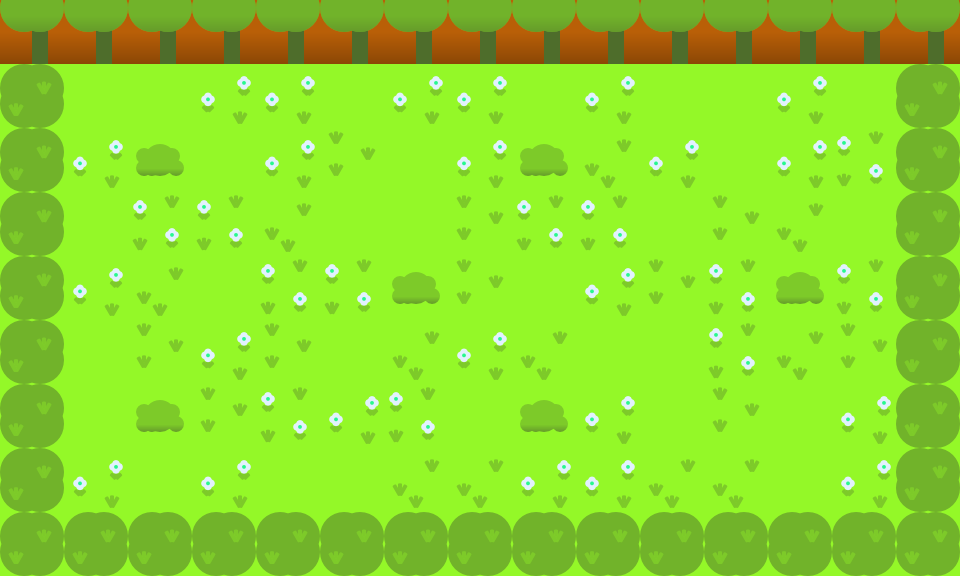

Below is a game level as drawn by its tile map, then a one-line description and the .tmx that defines it (tile-layer data replaced by summaries):
An orthogonal 15x9 tile map with 64x64 px tiles, 1 tile layer (Floor) and 31 objects (10x centre, 5x top, 5x bottom, 2x top-corner, 2x left-side, ...).

<map version="1.0" orientation="orthogonal" width="15" height="9" tilewidth="64" tileheight="64">
 <tileset firstgid="1" name="tileset" tilewidth="64" tileheight="64">
  <image source="../tileset.png" width="384" height="128" />
 </tileset>
 <layer name="Floor" width="15" height="9">
  <data>[135 cells, 135 non-empty, 8 distinct tile ids]</data>
 </layer>
 <objectgroup name="Arrows" width="15" height="9" visible="0">
  <object name="top-corner" type="top-corner" gid="10" x="64" y="128">
   <properties>
    <property name="directions" value="[0, 1]" />
   </properties>
  </object>
  <object name="top" type="top" gid="10" x="192" y="128">
   <properties>
    <property name="directions" value="[0, 1, 2]" />
   </properties>
  </object>
  <object name="top" type="top" gid="10" x="320" y="128">
   <properties>
    <property name="directions" value="[0, 1, 2]" />
   </properties>
  </object>
  <object name="top" type="top" gid="10" x="448" y="128">
   <properties>
    <property name="directions" value="[0, 1, 2]" />
   </properties>
  </object>
  <object name="top" type="top" gid="10" x="576" y="128">
   <properties>
    <property name="directions" value="[0, 1, 2]" />
   </properties>
  </object>
  <object name="top" type="top" gid="10" x="704" y="128">
   <properties>
    <property name="directions" value="[0, 1, 2]" />
   </properties>
  </object>
  <object name="top-right" type="top-corner" gid="10" x="832" y="128">
   <properties>
    <property name="directions" value="[1, 2]" />
   </properties>
  </object>
  <object name="left" type="left-side" gid="10" x="64" y="256">
   <properties>
    <property name="directions" value="[0, 1, 3]" />
   </properties>
  </object>
  <object name="left" type="left-side" gid="10" x="64" y="384">
   <properties>
    <property name="directions" value="[0, 1, 3]" />
   </properties>
  </object>
  <object name="bottom-left" type="bottom-corner" gid="10" x="64" y="512">
   <properties>
    <property name="directions" value="[0, 3]" />
   </properties>
  </object>
  <object name="bottom" type="bottom" gid="10" x="192" y="512">
   <properties>
    <property name="direction" value="[0, 2, 3]" />
   </properties>
  </object>
  <object name="bottom" type="bottom" gid="10" x="320" y="512">
   <properties>
    <property name="direction" value="[0, 2, 3]" />
   </properties>
  </object>
  <object name="bottom" type="bottom" gid="10" x="448" y="512">
   <properties>
    <property name="direction" value="[0, 2, 3]" />
   </properties>
  </object>
  <object name="bottom" type="bottom" gid="10" x="576" y="512">
   <properties>
    <property name="direction" value="[0, 2, 3]" />
   </properties>
  </object>
  <object name="bottom" type="bottom" gid="10" x="704" y="512">
   <properties>
    <property name="direction" value="[0, 2, 3]" />
   </properties>
  </object>
  <object name="bottom-right" type="bottom-corner" gid="10" x="832" y="512">
   <properties>
    <property name="directions" value="[2, 3]" />
   </properties>
  </object>
  <object name="right" type="right-side" gid="10" x="832" y="256">
   <properties>
    <property name="directions" value="[1, 2, 3]" />
   </properties>
  </object>
  <object name="right" type="right-side" gid="10" x="832" y="384">
   <properties>
    <property name="directions" value="[1, 2, 3]" />
   </properties>
  </object>
  <object name="centre" type="centre" gid="10" x="192" y="256">
   <properties>
    <property name="directions" value="[0, 1, 2, 3]" />
   </properties>
  </object>
  <object name="centre" type="centre" gid="10" x="320" y="256">
   <properties>
    <property name="directions" value="[0, 1, 2, 3]" />
   </properties>
  </object>
  <object name="centre" type="centre" gid="10" x="448" y="256">
   <properties>
    <property name="directions" value="[0, 1, 2, 3]" />
   </properties>
  </object>
  <object name="centre" type="centre" gid="10" x="576" y="256">
   <properties>
    <property name="directions" value="[0, 1, 2, 3]" />
   </properties>
  </object>
  <object name="centre" type="centre" gid="10" x="704" y="256">
   <properties>
    <property name="directions" value="[0, 1, 2, 3]" />
   </properties>
  </object>
  <object name="centre" type="centre" gid="10" x="192" y="384">
   <properties>
    <property name="directions" value="[0, 1, 2, 3]" />
   </properties>
  </object>
  <object name="centre" type="centre" gid="10" x="320" y="384">
   <properties>
    <property name="directions" value="[0, 1, 2, 3]" />
   </properties>
  </object>
  <object name="centre" type="centre" gid="10" x="448" y="384">
   <properties>
    <property name="directions" value="[0, 1, 2, 3]" />
   </properties>
  </object>
  <object name="centre" type="centre" gid="10" x="576" y="384">
   <properties>
    <property name="directions" value="[0, 1, 2, 3]" />
   </properties>
  </object>
  <object name="centre" type="centre" gid="10" x="704" y="384">
   <properties>
    <property name="directions" value="[0, 1, 2, 3]" />
   </properties>
  </object>
 </objectgroup>
 <objectgroup name="Players" width="15" height="9">
  <object gid="9" x="192" y="128" />
  <object gid="9" x="704" y="384" />
 </objectgroup>
 <objectgroup name="Enemies" width="15" height="9">
  <object gid="11" x="448" y="256" />
 </objectgroup>
</map>
